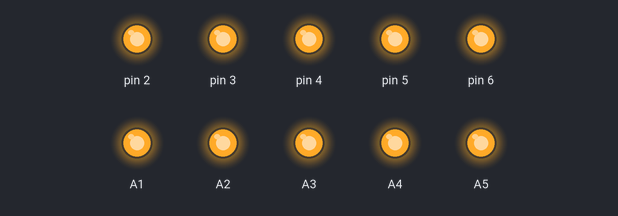
This sketch was run on a simulated Arduino Uno, built with avr-gcc and run on an emulated ATmega328P. Shown: output pins drawn as LEDs (lit = HIGH).

Above: at 0.5 s.
At 4.5 s:
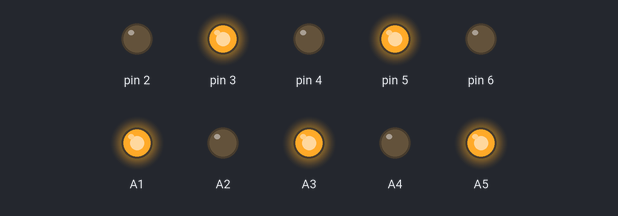
At 5.5 s:
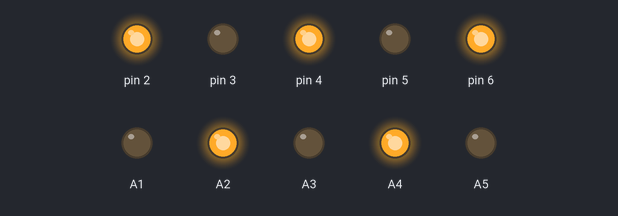
At 9.45 s:
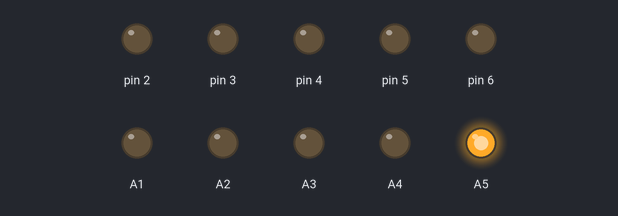
At 13.5 s:
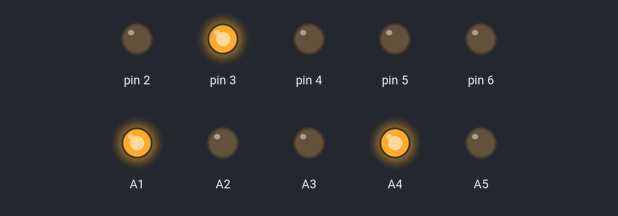
At 19.5 s:
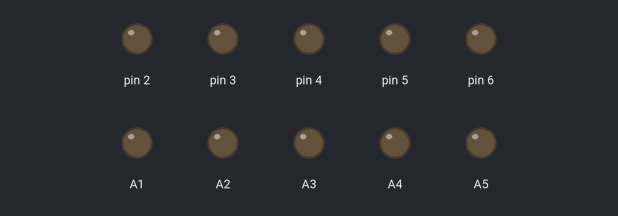
Timing chart, 0 to 22.1 s (numbered marks = the images above):
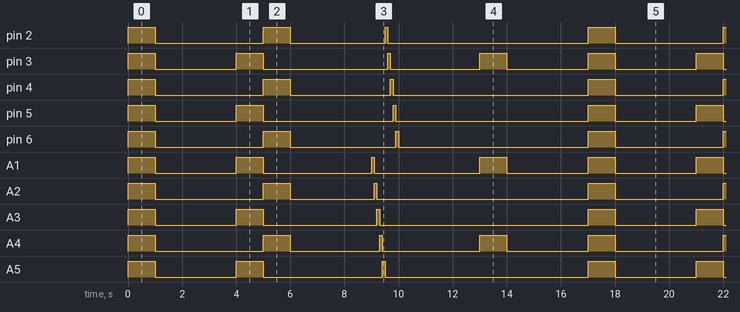

Measured:
- by itself, pin 2: repeats every 17.0 s: LOW 4.0 s, HIGH 1.0 s, LOW 3.5 s, HIGH 0.10 s, LOW 7.4 s, HIGH 1.0 s
- by itself, pin 3: repeats every 17.0 s: LOW 3.0 s, HIGH 1.0 s, LOW 4.6 s, HIGH 0.10 s, LOW 3.3 s, HIGH 1.0 s, LOW 3.0 s, HIGH 1.0 s
- by itself, pin 4: repeats every 17.0 s: LOW 4.0 s, HIGH 1.0 s, LOW 3.7 s, HIGH 0.10 s, LOW 7.2 s, HIGH 1.0 s
- by itself, pin 5: repeats every 17.0 s: LOW 3.0 s, HIGH 1.0 s, LOW 4.8 s, HIGH 0.10 s, LOW 7.1 s, HIGH 1.0 s
- by itself, pin 6: repeats every 17.0 s: LOW 4.0 s, HIGH 1.0 s, LOW 3.9 s, HIGH 0.10 s, LOW 7.0 s, HIGH 1.0 s
- by itself, A1: repeats every 17.0 s: LOW 3.0 s, HIGH 1.0 s, LOW 4.0 s, HIGH 0.10 s, LOW 3.9 s, HIGH 1.0 s, LOW 3.0 s, HIGH 1.0 s
- by itself, A2: repeats every 17.0 s: LOW 4.0 s, HIGH 1.0 s, LOW 3.1 s, HIGH 0.10 s, LOW 7.8 s, HIGH 1.0 s
- by itself, A3: repeats every 17.0 s: LOW 3.0 s, HIGH 1.0 s, LOW 4.2 s, HIGH 0.10 s, LOW 7.7 s, HIGH 1.0 s

The sketch:

coeur.ino
```cpp
void setup() {
pinMode(A1,OUTPUT);
pinMode(A2,OUTPUT);
pinMode(A3,OUTPUT);
pinMode(A4,OUTPUT);
pinMode(A5,OUTPUT);

pinMode(2,OUTPUT);
pinMode(3,OUTPUT);
pinMode(4,OUTPUT);
pinMode(5,OUTPUT);
pinMode(6,OUTPUT);

}

void loop()
{
  /* toutes les leds en même temps*/
digitalWrite(A1,HIGH);
digitalWrite(A2,HIGH);
digitalWrite(A3,HIGH);
digitalWrite(A4,HIGH);
digitalWrite(A5,HIGH);

digitalWrite(2,HIGH);
digitalWrite(3,HIGH);
digitalWrite(4,HIGH);
digitalWrite(5,HIGH);
digitalWrite(6,HIGH);

delay(1000);

digitalWrite(A1,LOW);
digitalWrite(A2,LOW);
digitalWrite(A3,LOW);
digitalWrite(A4,LOW);
digitalWrite(A5,LOW);

digitalWrite(2,LOW);
digitalWrite(3,LOW);
digitalWrite(4,LOW);
digitalWrite(5,LOW);
digitalWrite(6,LOW);

delay(3000);


/* 1 Leds sur 2 */

digitalWrite(A1,HIGH);
digitalWrite(A3,HIGH);
digitalWrite(A5,HIGH);
digitalWrite(3,HIGH);
digitalWrite(5,HIGH);

delay(1000);

digitalWrite(A2,HIGH);
digitalWrite(A4,HIGH);
digitalWrite(2,HIGH);
digitalWrite(4,HIGH);
digitalWrite(6,HIGH);

digitalWrite(A1,LOW);
digitalWrite(A3,LOW);
digitalWrite(A5,LOW);
digitalWrite(3,LOW);
digitalWrite(5,LOW);

delay(1000);


digitalWrite(A1,LOW);
digitalWrite(A2,LOW);
digitalWrite(A3,LOW);
digitalWrite(A4,LOW);
digitalWrite(A5,LOW);

digitalWrite(2,LOW);
digitalWrite(3,LOW);
digitalWrite(4,LOW);
digitalWrite(5,LOW);
digitalWrite(6,LOW);

delay(3000);

/* chenillard */

digitalWrite(A1,HIGH);
delay(100);
digitalWrite(A1,LOW);

digitalWrite(A2,HIGH);
delay(100);
digitalWrite(A2,LOW);

digitalWrite(A3,HIGH);
delay(100);
digitalWrite(A3,LOW);

digitalWrite(A4,HIGH);
delay(100);
digitalWrite(A4,LOW);

digitalWrite(A5,HIGH);
delay(100);
digitalWrite(A5,LOW);

digitalWrite(2,HIGH);
delay(100);
digitalWrite(2,LOW);

digitalWrite(3,HIGH);
delay(100);
digitalWrite(3,LOW);

digitalWrite(4,HIGH);
delay(100);
digitalWrite(4,LOW);

digitalWrite(5,HIGH);
delay(100);
digitalWrite(5,LOW);

digitalWrite(6,HIGH);
delay(100);
digitalWrite(6,LOW);
delay(3000);

digitalWrite(A1,HIGH);
digitalWrite(A4,HIGH);
digitalWrite(3,HIGH);

delay(1000);

digitalWrite(A1,LOW);
digitalWrite(A4,LOW);
digitalWrite(3,LOW);


delay(3000);


}
```
